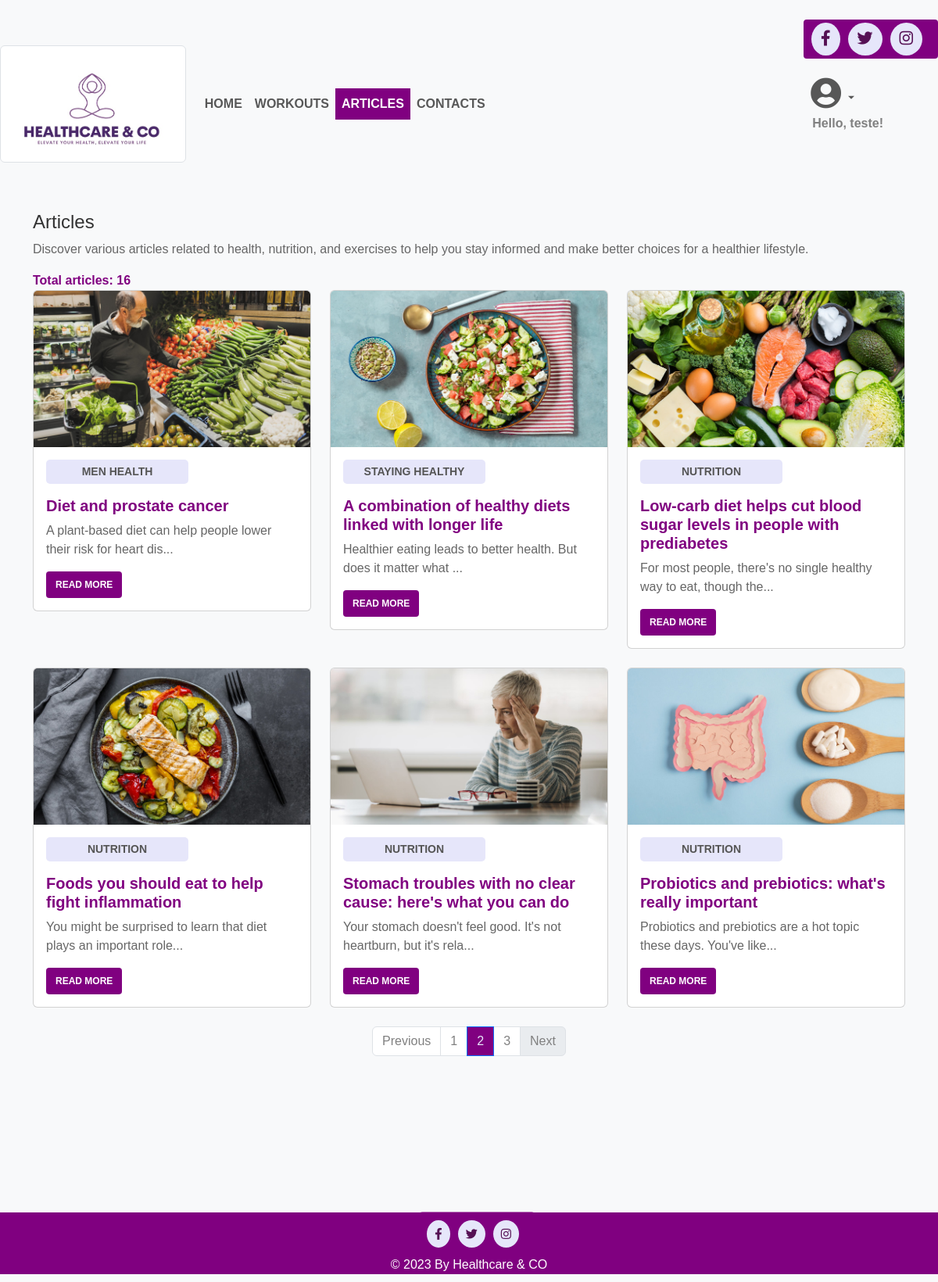
The page /articles?page=2 (signed in) on the database its author committed.
### tables this page shows
CREATE TABLE articles (
    id INTEGER PRIMARY KEY,
    title VARCHAR(100) NOT NULL,
    content TEXT NOT NULL,
    category VARCHAR(50) NOT NULL,
image_path VARCHAR(100) NOT NULL,
    created_at DATETIME DEFAULT CURRENT_TIMESTAMP
);

### app.py (the view)
@app.route('/articles')
def articles():
    page = request.args.get('page', 1, type=int)
    articles = get_articles(db, page, ARTICLES_PER_PAGE)
    total_articles = get_total_articles(db)
    return render_template('articles.html', articles=articles, pagination=page, total_articles=total_articles, ARTICLES_PER_PAGE=ARTICLES_PER_PAGE)

### helpers.py (called while the page is built)
def get_articles(db, page, ARTICLES_PER_PAGE):
    offset = (page - 1) * ARTICLES_PER_PAGE
    articles = db.execute("SELECT * FROM articles ORDER BY created_at DESC LIMIT ? OFFSET ?;", ARTICLES_PER_PAGE, offset)
    return articles

def get_total_articles(db):
    total_articles = db.execute("SELECT COUNT(*) FROM articles;")[0]["COUNT(*)"]
    return total_articles

### templates/articles.html (shortened to what this page needs)
{% extends "layout.html" %}
{% block content %}
    <div class="container articlesContainer">
        <h1>Articles</h1>
        <p>Discover various articles related to health, nutrition, and exercises to help you stay informed and make better choices for a healthier lifestyle.</p>
        {% if total_articles > 0 %}
            <div class="total-articles">Total articles: {{ total_articles }}</div>
            <div class="row">
                {% for article in articles %}
                    <div class="col-md-4 mb-4">
                        <div class="card">
                            <img src="{{ url_for('static', filename=article.image_path) }}" class="card-img-top" alt="{{ article.title }}" style="height: 200px; object-fit: cover;">
                            <div class="card-body">
                                <p class="card-category card-highlight">{{ article.category.upper() }}</p>
                                <h5 class="card-title card-article-title">{{ article.title }}</h5>
                                <p class="card-text">{{ article.content[:65] }}{% if article.content|length > 65 %}...{% endif %}</p>
                                <a href="{{ url_for('show_article', article_id=article.id) }}" class="btn articles-btn">Read More</a>
                            </div>
                        </div>
                    </div>
                {% endfor %}
            </div>
            <nav aria-label="...">
                <ul class="pagination justify-content-center">
                    {% if pagination > 1 %}
                        <li class="page-item">
                            <a class="page-link" href="{{ url_for('articles', page=pagination - 1) }}">Previous</a>
                        </li>
                    {% else %}
                        <li class="page-item disabled">
                            <span class="page-link">Previous</span>
                        </li>
                    {% endif %}
                    {% for page_num in range(1, (total_articles // ARTICLES_PER_PAGE) + 2) %}
                        {% if pagination == page_num %}
                            <li class="page-item active">
                                <span class="page-link">{{ page_num }} <span class="sr-only">(current)</span></span>
                            </li>
                        {% else %}
                            <li class="page-item">
                                <a class="page-link" href="{{ url_for('articles', page=page_num) }}">{{ page_num }}</a>
                            </li>
                        {% endif %}
                    {% endfor %}
                    {% if pagination < total_articles // ARTICLES_PER_PAGE %}
                        <li class="page-item">
                            <a class="page-link" href="{{ url_for('articles', page=pagination + 1) }}">Next</a>
                        </li>
                    {% else %}
                        <li class="page-item disabled">
                            <span class="page-link">Next</span>
                        </li>
                    {% endif %}
                </ul>
            </nav>
        {% else %}
            <p>No articles available.</p>
        {% endif %}
    </div>
{% endblock %}

### static/css/styles.css (style rules this page uses)
body { background-color: #f8f9fa; font-family: Helvetica, Arial, sans-serif; }
.container { margin-top: 50px; }
h1 { color: #333; font-size: 24px; }
p { color: #666; }
.total-articles { font-weight: bold; color: #800080; }
.articlesContainer { padding-top: 40px; }
.card-category { font-size: 14px; font-weight: bold; color: #555; text-align: center; width: 182px; height: 31px; }
.card-highlight { background-color: #E6E6FA; padding: 5px; border-radius: 5px; }
.card-article-title { font-weight: bold; color: #800080; }
.articles-btn { color: #ffffff; font-weight: bold; text-transform: uppercase; background: #800080; padding: 8px 12px; font-size: 12px; border: none; border-radius: 4px; }
.page-item.active .page-link { background-color: #800080; color: #E6E6FA; }
.page-item .page-link { color: grey; }
.page-item.disabled .page-link { color: grey; }

### rows shown on the page
articles: image_path (picture), category "MEN HEALTH", title "Diet and prostate cancer", content "A plant-based diet can help people lower their risk for heart dis"
articles: image_path (picture), category "STAYING HEALTHY", title "A combination of healthy diets linked with longer life", content "Healthier eating leads to better health. But does it matter what"
articles: image_path (picture), category "NUTRITION", title "Low-carb diet helps cut blood sugar levels in people with prediabetes", content "For most people, there's no single healthy way to eat, though the"
articles: image_path (picture), category "NUTRITION", title "Foods you should eat to help fight inflammation", content "You might be surprised to learn that diet plays an important role"
articles: image_path (picture), category "NUTRITION", title "Stomach troubles with no clear cause: here's what you can do", content "Your stomach doesn't feel good. It's not heartburn, but it's rela"
articles: image_path (picture), category "NUTRITION", title "Probiotics and prebiotics: what's really important", content "Probiotics and prebiotics are a hot topic these days. You've like"

### other values the page prints
{{ session.user_username }} "teste"
{{ total_articles }} "16"
{{ page_num }} "1" "3"
{{ page_num }} "2"
